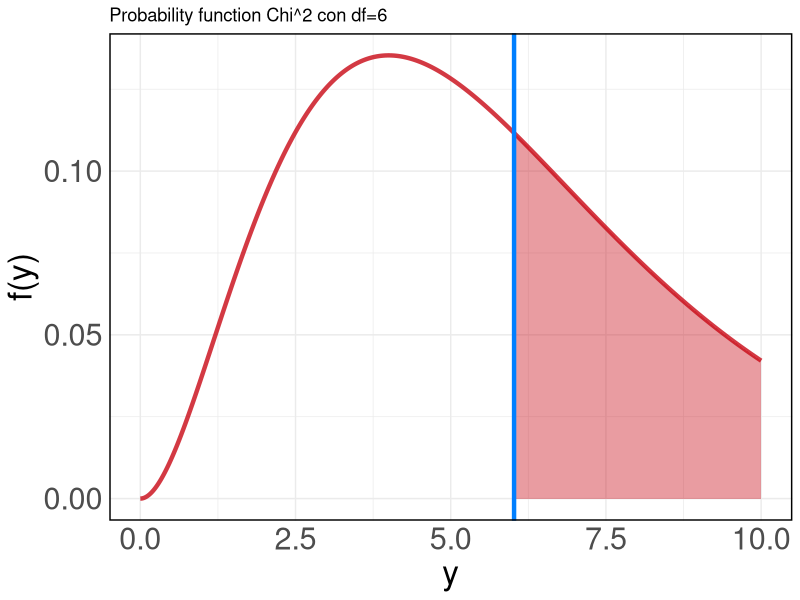
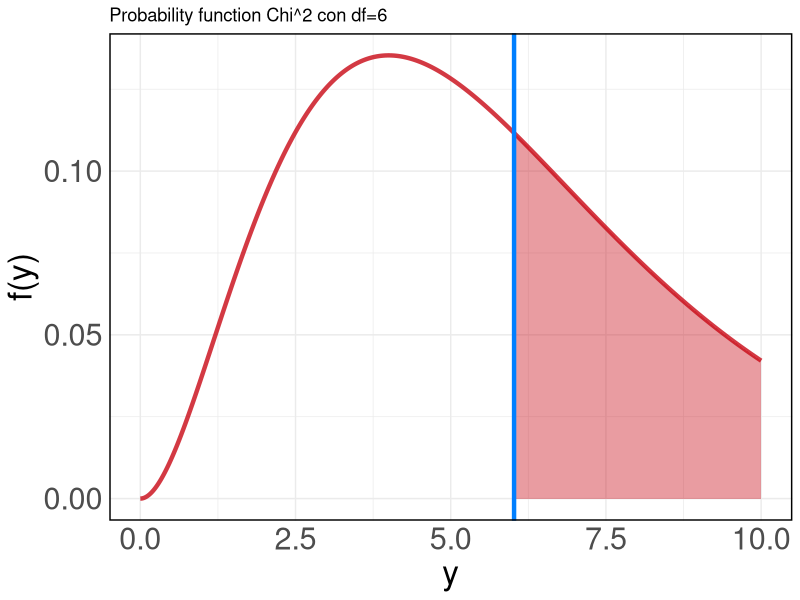

Reproduce these figures in R, in order.
## ---- chunk 1
options(scipen=999)
knitr::opts_chunk$set(eval = T, echo = T)
## ---- chunk 2
library("tidyverse")
library("carData")
data("Chile")
datos_chile <- Chile
datos_chile <- datos_chile %>% filter(vote == "Y" | vote=="N") %>% mutate(vote = factor(vote))

ctable <- datos_chile %>% with(table(income,vote))
## ---- chunk 3
# joint
joint_income_vote <- ctable/sum(ctable); 
# marginal income 
margin_income <- apply(joint_income_vote,1,sum)
# marginal vote 
margin_vote <- apply(joint_income_vote,2,sum)
## ---- chunk 4
# joint_dis <- ctable/sum(ctable); joint_dis  
print(ctable)
## ---- chunk 5
# expected joint probs under independence 
joint_income_vote_indep <- margin_income %*% t(margin_vote)
rownames(joint_income_vote_indep) <- rownames(ctable)
ctable_independence <- sum(ctable)*joint_income_vote_indep 
print(ctable_independence)
## ---- chunk 6
# joint
joint_income_vote <- ctable/sum(ctable);
# marginal income
margin_income <- apply(joint_income_vote,1,sum)
# marginal vote
margin_vote <- apply(joint_income_vote,2,sum)
## ---- chunk 7
# joint_dis <- ctable/sum(ctable); joint_dis
print(ctable)
## ---- chunk 8
# expected joint probs under independence
joint_income_vote_indep <- margin_income %*% t(margin_vote)
rownames(joint_income_vote_indep) <- rownames(ctable)
ctable_independence <- sum(ctable)*joint_income_vote_indep
print(ctable_independence)
## ---- chunk 9
(((ctable - ctable_independence)^(2))/ctable_independence) %>% print()
## ---- chunk 10
our_chi2 <- (((ctable - ctable_independence)^(2))/ctable_independence) %>% sum(); print(our_chi2)
## ---- chunk 11
library("tidyverse")

df <- 6  # Degrees of freedom

mydata <- tibble(x = seq(from = 0, to = 10, by = 0.01), chi2 = dchisq(x, df))

plot <- ggplot(data = mydata, mapping = aes(x = x)) +
  geom_path(aes(y = chi2), size = 1.5, alpha = 0.8, color = "#C80815") +
  geom_area(
    data = filter(mydata, x >= our_chi2),
    aes(y = chi2),
    fill = "#C80815",
    alpha = 0.4
  ) +
  labs(
    y = "f(y)",
    x = "y",
    title = "Probability function Chi^2 con df=6"
  ) +
  geom_vline(xintercept = our_chi2, color = "#007FFF", size = 1.5) +
  #annotate(
  #  geom = "text",
  #  x = our_chi2 + 0.9,
  #  y = 0.2,
  #  label = expression(paste(hat(t), " = 6.02")),
  #  color = "black",
  #  parse = TRUE,
  #  size = 6
  #) +
  theme_minimal() +
  theme(
    axis.text.y = element_text(size = 22),
    axis.text.x = element_text(size = 22),
    axis.title.y = element_text(size = 24),
    axis.title.x = element_text(size = 24),
    panel.border = element_rect(color = "black", fill = NA, linewidth = 1)
  )

print(plot)

## ---- chunk 12
1- pchisq(our_chi2,df=6)
## ---- chunk 13
library("tidyverse")

df <- 6  # Degrees of freedom

mydata <- tibble(x = seq(from = 0, to = 10, by = 0.01), chi2 = dchisq(x, df))

plot <- ggplot(data = mydata, mapping = aes(x = x)) +
  geom_path(aes(y = chi2), size = 1.5, alpha = 0.8, color = "#C80815") +
  geom_area(
    data = filter(mydata, x >= our_chi2),
    aes(y = chi2),
    fill = "#C80815",
    alpha = 0.4
  ) +
  labs(
    y = "f(y)",
    x = "y",
    title = "Probability function Chi^2 con df=6"
  ) +
  geom_vline(xintercept = our_chi2, color = "#007FFF", size = 1.5) +
#  annotate(
#    geom = "text",
#    x = our_chi2 + 0.9,
#    y = 0.2,
#    label = expression(paste(hat(t), " = 6.02")),
#    color = "black",
#    parse = TRUE,
#    size = 6
#  ) +
  theme_minimal() +
  theme(
    axis.text.y = element_text(size = 22),
    axis.text.x = element_text(size = 22),
    axis.title.y = element_text(size = 24),
    axis.title.x = element_text(size = 24),
    panel.border = element_rect(color = "black", fill = NA, linewidth = 1)
  )

print(plot)
## ---- chunk 14
1- pchisq(our_chi2,df=6)
## ---- chunk 15
# Versión automática
chisq.test(ctable,correct = FALSE)
